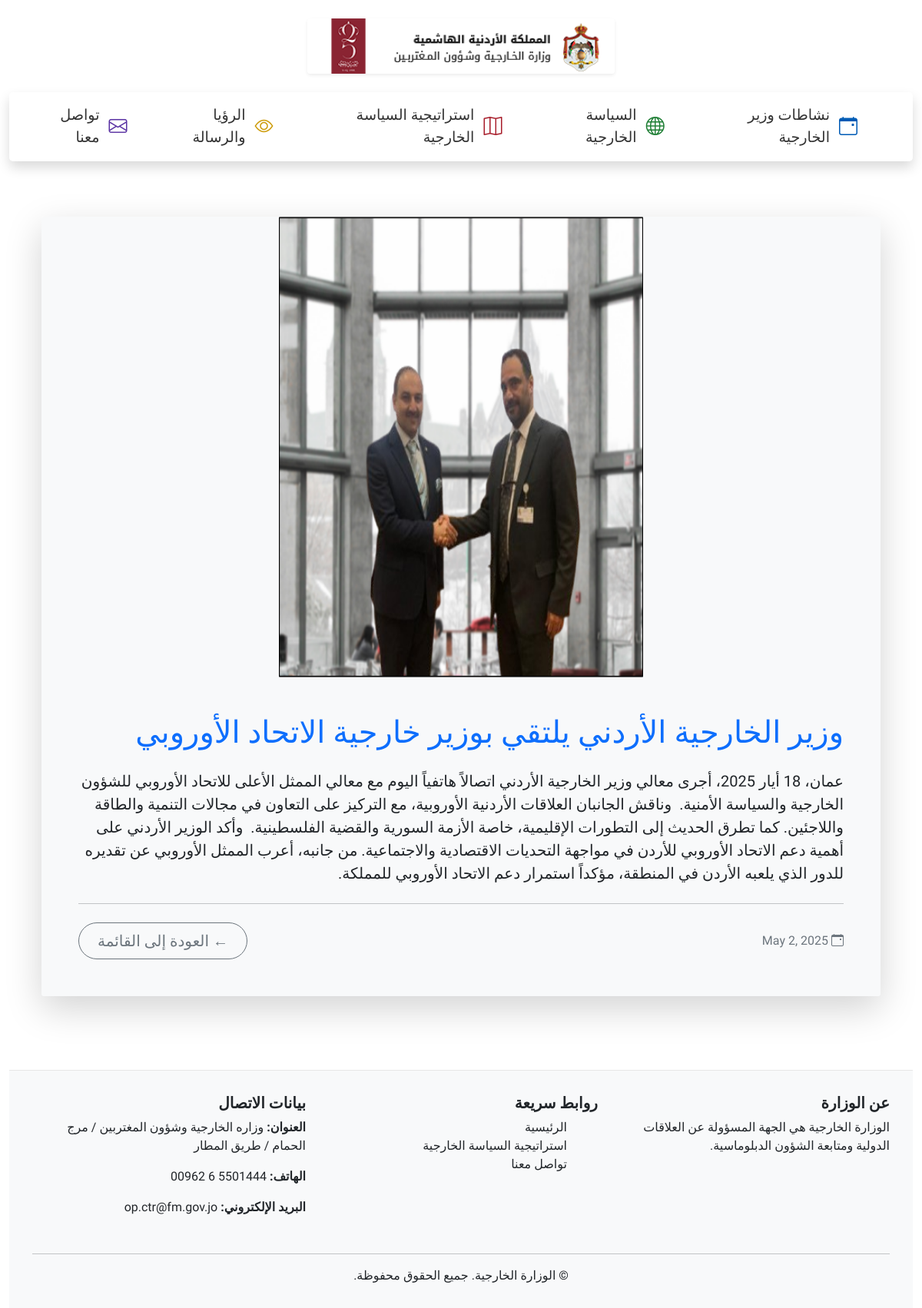
The app's page /activity/14/ with its own data.
### app/models.py (models this page shows, shortened)
class Activity(models.Model):
    title = models.CharField("العنوان", max_length=200)
    description = models.TextField("الوصف")
    image = models.ImageField("الصورة", upload_to='activity_images/')
    date = models.DateField("التاريخ")
    created_at = models.DateTimeField(auto_now_add=True)

### app/views.py (the view)
# urls.py: path('activity/<int:pk>/', views.ActivityDetailView.as_view(), name='activity-detail'),  # 👈 هنا
class ActivityDetailView(DetailView):
    model = Activity
    template_name = 'activity_detail.html'
    context_object_name = 'activity'

### templates/activity_detail.html (shortened to what this page needs)
{% extends "base.html" %}
{% load static %}
{% block content %}
<div class="container my-5">
    <div class="card shadow-lg border-0 rounded-4 overflow-hidden">
{% if activity.image %}
    <img src="{{ activity.image.url }}" class="card-img-top img-fluid" alt="{{ activity.title }}">
{% endif %}
        <div class="card-body p-5 bg-light">
            <h1 class="card-title mb-4 text-primary">{{ activity.title }}</h1>
            <p class="card-text fs-5 lead">{{ activity.description }}</p>
            <hr class="my-4">
            <div class="d-flex justify-content-between align-items-center mt-4">
                <span class="text-muted">
                    <i class="bi bi-calendar-event"></i> {{ activity.date }}
                </span>
                <a href="{% url 'activities' %}" class="btn btn-outline-secondary btn-lg rounded-pill px-4">
                    ← العودة إلى القائمة
                </a>
            </div>
        </div>
    </div>
</div>
{% endblock %}

### templates/base.html (style rules this page uses)
body { font-family: 'Tajawal', sans-serif; }

### templates/activity_detail.html (style rules this page uses)
.card-img-top { width: 100%; height: auto; max-height: 600px; object-fit: contain; background-color: #f8f9fa; }

### records on screen
Activity: image (picture), title "وزير الخارجية الأردني يلتقي بوزير خارجية الاتحاد الأوروبي", description "عمان، 18 أيار 2025، أجرى معالي وزير الخارجية الأردني اتصالاً هاتفياً اليوم مع معالي الممثل الأعلى للاتحاد الأوروبي للشؤون الخارجية والسياسة الأمنية. وناقش الجانبان العلاقات الأردنية الأوروبية، مع التركيز على التعاون في مجالات التنمية والطاقة واللاجئين. كما تطرق الحديث إلى التطورات الإقليمية، خاصة الأزمة السورية والقضية الفلسطينية. وأكد الوزير الأردني على أهمية دعم الاتحاد الأوروبي للأردن في مواجهة التحديات الاقتصادية والاجتماعية. من جانبه، أعرب الممثل الأوروبي عن تقديره للدور الذي يلعبه الأردن في المنطقة، مؤكداً استمرار دعم الاتحاد الأوروبي للمملكة.", date "May 2, 2025"
